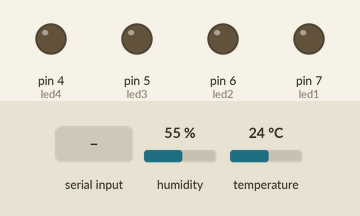
Bench run of a sketch on a simulated Arduino Uno, built with avr-gcc and run on an emulated ATmega328P. Shown: output pins drawn as LEDs (lit = HIGH). The inputs (shaded band) are chosen by the test bench; at power-on: humidity 55 %, temperature 24 °C. What the sketch prints to the serial monitor is not drawn.

Above: at 1.2 s.
1.3 s: "0\n" received over Serial
At 2.2 s:
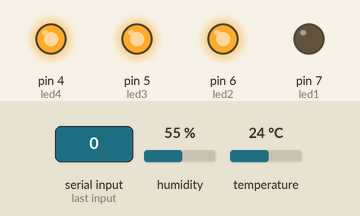
3.0 s: "1\n" received over Serial
At 4.9 s:
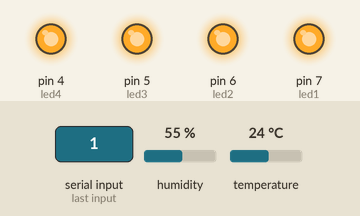
Timing chart, 0 to 6.4 s (numbered marks = the images above; inputs shaded):
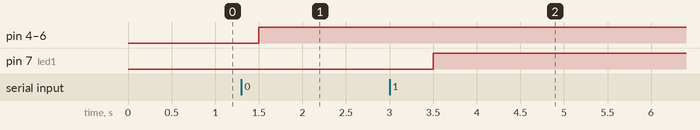

The sketch:

Arduinotest.ino
```cpp
#include <SimpleDHT.h>
#define pinDHT11 12
SimpleDHT11 dht11;

byte temp=0;
byte hum=0;

#define led1 7
#define led2 6
#define led3 5
#define led4 4

int count=0;
String income="";

void setup() {
  // put your setup code here, to run once:
  Serial.begin(9600);

  pinMode(led1, OUTPUT);
  pinMode(led2, OUTPUT);
  pinMode(led3, OUTPUT);
  pinMode(led4, OUTPUT);
  digitalWrite(led1, LOW);
  digitalWrite(led2, LOW);
  digitalWrite(led3, LOW);
  digitalWrite(led4, LOW);
}

void loop() {
  // put your main code here, to run repeatedly:

  if(count==10) {
    dht11.read(pinDHT11, &temp, &hum, NULL);
    Serial.print("D*"+String(temp)+'*'+String(hum)+'*'+'\n'); //send temperature to clientPython
    count=0;
  }
  count++;

  if (Serial.available() > 0) {
    income = Serial.readStringUntil('\n');//"011\n"
    if(income[0] == '0')
      digitalWrite(led1, LOW);
    else
      digitalWrite(led1, HIGH);

    if(income[1] == '0')
      digitalWrite(led2, LOW);
    else
      digitalWrite(led2, HIGH);

    if(income[2] == '0')
      digitalWrite(led3, LOW);
    else
      digitalWrite(led3, HIGH);

    if(income[3] == '0')
      digitalWrite(led4, LOW);
    else
      digitalWrite(led4, HIGH);
  }
  delay(500);//ms
}
```

Measured:
- after the input at 1.3 s, pin 4 (led4), pin 5 (led3), pin 6 (led2): LOW → HIGH after 0.20 s
- after the input at 3.0 s, pin 7 (led1): LOW → HIGH after 0.50 s
